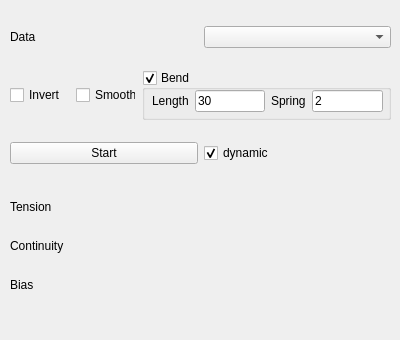
<?xml version="1.0" encoding="UTF-8"?>
<ui version="4.0">
 <class>WireMoudlingTestView</class>
 <widget class="QWidget" name="WireMoudlingTestView">
  <property name="geometry">
   <rect>
    <x>0</x>
    <y>0</y>
    <width>400</width>
    <height>340</height>
   </rect>
  </property>
  <property name="windowTitle">
   <string>Form</string>
  </property>
  <widget class="QWidget" name="verticalLayoutWidget">
   <property name="geometry">
    <rect>
     <x>10</x>
     <y>10</y>
     <width>381</width>
     <height>171</height>
    </rect>
   </property>
   <layout class="QVBoxLayout" name="verticalLayout">
    <item>
     <layout class="QHBoxLayout" name="horizontalLayout">
      <item>
       <widget class="QLabel" name="label">
        <property name="text">
         <string>Data</string>
        </property>
       </widget>
      </item>
      <item>
       <widget class="QmitkDataStorageComboBox" name="DataSelector"/>
      </item>
     </layout>
    </item>
    <item>
     <layout class="QHBoxLayout" name="horizontalLayout_3">
      <item>
       <widget class="QCheckBox" name="InvertCB">
        <property name="maximumSize">
         <size>
          <width>60</width>
          <height>16777215</height>
         </size>
        </property>
        <property name="text">
         <string>Invert</string>
        </property>
       </widget>
      </item>
      <item>
       <widget class="QCheckBox" name="SmoothCB">
        <property name="maximumSize">
         <size>
          <width>60</width>
          <height>16777215</height>
         </size>
        </property>
        <property name="text">
         <string>Smooth</string>
        </property>
       </widget>
      </item>
      <item>
       <widget class="QGroupBox" name="BendBox">
        <property name="maximumSize">
         <size>
          <width>16777215</width>
          <height>50</height>
         </size>
        </property>
        <property name="title">
         <string>Bend</string>
        </property>
        <property name="checkable">
         <bool>true</bool>
        </property>
        <widget class="QWidget" name="horizontalLayoutWidget">
         <property name="geometry">
          <rect>
           <x>10</x>
           <y>20</y>
           <width>231</width>
           <height>22</height>
          </rect>
         </property>
         <layout class="QHBoxLayout" name="horizontalLayout_2">
          <item>
           <widget class="QLabel" name="label_2">
            <property name="text">
             <string>Length</string>
            </property>
           </widget>
          </item>
          <item>
           <widget class="QLineEdit" name="BendLengthLE">
            <property name="text">
             <string>30</string>
            </property>
           </widget>
          </item>
          <item>
           <widget class="QLabel" name="label_6">
            <property name="text">
             <string>Spring</string>
            </property>
           </widget>
          </item>
          <item>
           <widget class="QLineEdit" name="SpringRatioLE">
            <property name="text">
             <string>2</string>
            </property>
           </widget>
          </item>
         </layout>
        </widget>
       </widget>
      </item>
     </layout>
    </item>
    <item>
     <layout class="QHBoxLayout" name="horizontalLayout_4">
      <item>
       <widget class="QPushButton" name="ApplyBtn">
        <property name="text">
         <string>Start</string>
        </property>
       </widget>
      </item>
      <item>
       <widget class="QCheckBox" name="DynamicCB">
        <property name="text">
         <string>dynamic</string>
        </property>
        <property name="checked">
         <bool>true</bool>
        </property>
       </widget>
      </item>
     </layout>
    </item>
   </layout>
  </widget>
  <widget class="QWidget" name="gridLayoutWidget">
   <property name="geometry">
    <rect>
     <x>10</x>
     <y>190</y>
     <width>381</width>
     <height>111</height>
    </rect>
   </property>
   <layout class="QGridLayout" name="gridLayout" columnstretch="1,4">
    <item row="1" column="0">
     <widget class="QLabel" name="label_4">
      <property name="text">
       <string>Continuity</string>
      </property>
     </widget>
    </item>
    <item row="0" column="0">
     <widget class="QLabel" name="label_3">
      <property name="text">
       <string>Tension</string>
      </property>
     </widget>
    </item>
    <item row="0" column="1">
     <widget class="ctkSliderWidget" name="TensionSlider" native="true"/>
    </item>
    <item row="1" column="1">
     <widget class="ctkSliderWidget" name="ContinuitySlider" native="true"/>
    </item>
    <item row="2" column="0">
     <widget class="QLabel" name="label_5">
      <property name="text">
       <string>Bias </string>
      </property>
     </widget>
    </item>
    <item row="2" column="1">
     <widget class="ctkSliderWidget" name="BiasSlider" native="true"/>
    </item>
   </layout>
  </widget>
 </widget>
 <customwidgets>
  <customwidget>
   <class>QmitkDataStorageComboBox</class>
   <extends>QComboBox</extends>
   <header>QmitkDataStorageComboBox.h</header>
  </customwidget>
  <customwidget>
   <class>ctkSliderWidget</class>
   <extends>QWidget</extends>
   <header>ctkSliderWidget.h</header>
   <container>1</container>
  </customwidget>
 </customwidgets>
 <resources/>
 <connections/>
</ui>
